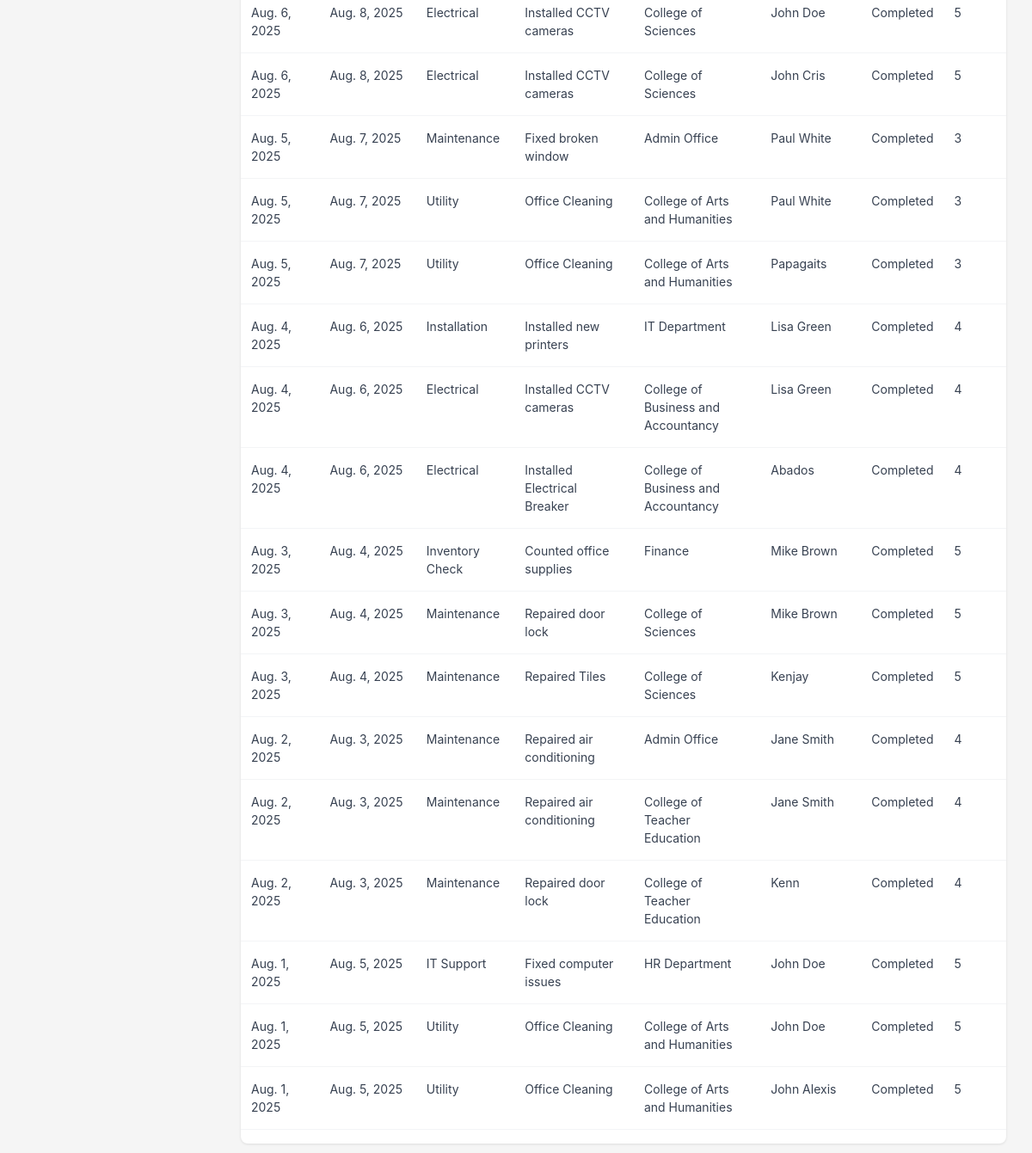
The page /reports/accomplishment-report/ (signed in, lower part) on the database as committed earlier.
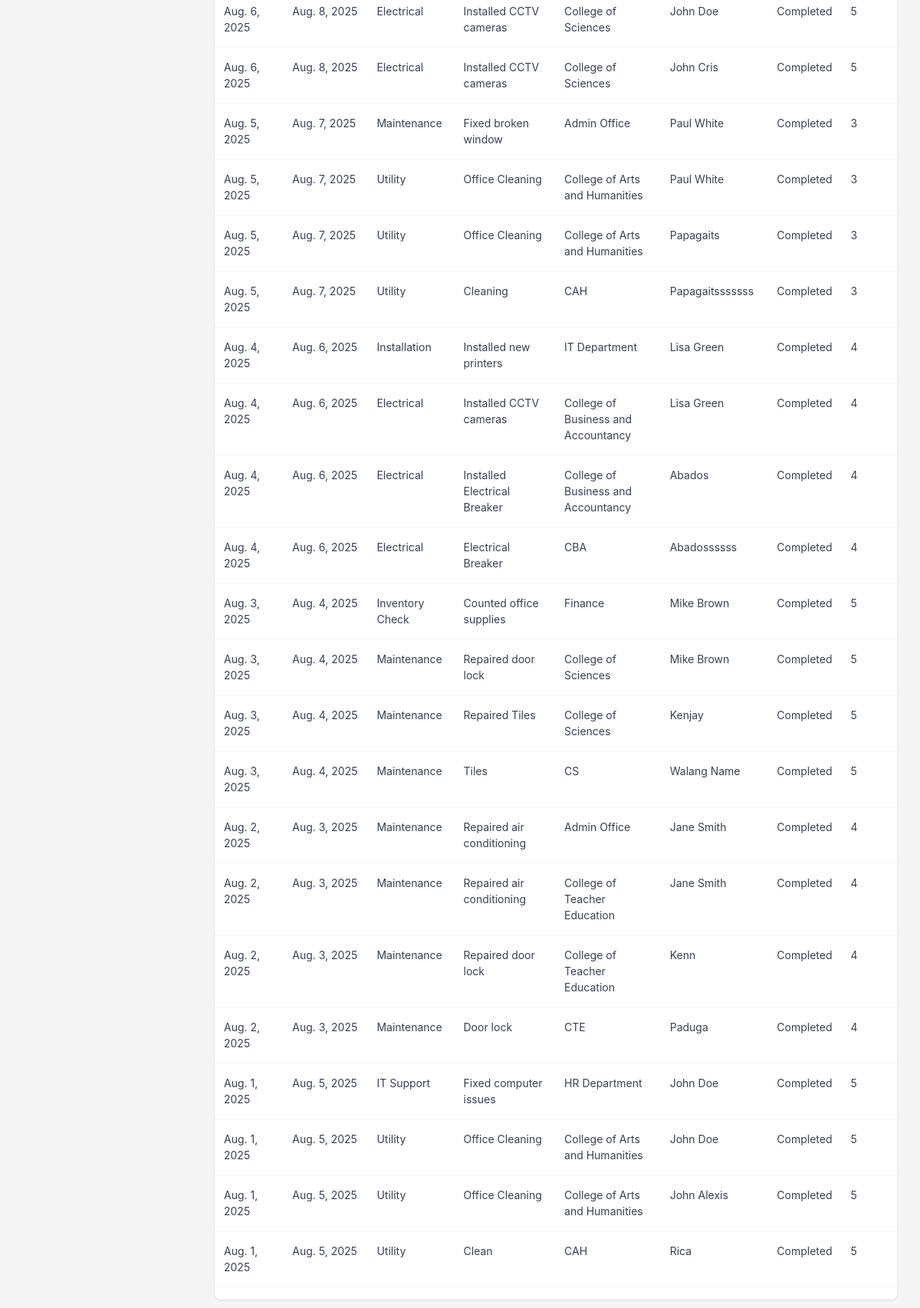
The same page on the database as committed later.
### reports/models.py (models this page shows, shortened)
class WorkAccomplishmentReport(models.Model):
    date_started = models.DateField()
    date_completed = models.DateField(null=True, blank=True)
    request_type = models.CharField(max_length=100)
    description = models.TextField()
    requesting_office = models.CharField(max_length=255)
    assigned_personnel = models.CharField(max_length=255)
    status = models.CharField(max_length=50)
    rating = models.CharField(max_length=50, null=True, blank=True)
    created_at = models.DateTimeField(auto_now_add=True)

### reports/views.py (the view)
# urls.py: path("accomplishment-report/", views.accomplishment_report, name="accomplishment_report"),
@login_required
def accomplishment_report(request):
    reports = WorkAccomplishmentReport.objects.all().order_by("-date_started")
    return render(
        request,
        "gso_office/accomplishment_report/accomplishment_report.html",
        {"reports": reports}
    )

### templates/gso_office/accomplishment_report/accomplishment_report.html (shortened to what this page needs)
{% extends "gso_office/gso_base_dashboard.html" %}
{% block main_content %}
<div class="table-container">
    <table class="table">
        <tbody>
            {% for report in reports %}
            <tr>
                <td>{{ report.date_started }}</td>
                <td>{{ report.date_completed|default:"-" }}</td>
                <td>{{ report.request_type }}</td>
                <td>{{ report.description }}</td>
                <td>{{ report.requesting_office }}</td>
                <td>{{ report.assigned_personnel }}</td>
                <td>{{ report.status }}</td>
                <td>{{ report.rating|default:"Not Rated" }}</td>
            </tr>
            {% empty %}
            <tr>
                <td colspan="8">No reports available</td>
            </tr>
            {% endfor %}
        </tbody>
        </table>
</div>
{% endblock %}

Rows that differ between the two databases and show on the page:
added WorkAccomplishmentReport: date_started "Aug. 5, 2025", date_completed "Aug. 7, 2025", request_type "Utility", description "Cleaning", requesting_office "CAH", assigned_personnel "Papagaitsssssss", status "Completed", rating "3"
added WorkAccomplishmentReport: date_started "Aug. 4, 2025", date_completed "Aug. 6, 2025", request_type "Electrical", description "Electrical Breaker", requesting_office "CBA", assigned_personnel "Abadossssss", status "Completed", rating "4"
added WorkAccomplishmentReport: date_started "Aug. 3, 2025", date_completed "Aug. 4, 2025", request_type "Maintenance", description "Tiles", requesting_office "CS", assigned_personnel "Walang Name", status "Completed", rating "5"
added WorkAccomplishmentReport: date_started "Aug. 2, 2025", date_completed "Aug. 3, 2025", request_type "Maintenance", description "Door lock", requesting_office "CTE", assigned_personnel "Paduga", status "Completed", rating "4"
added WorkAccomplishmentReport: date_started "Aug. 1, 2025", date_completed "Aug. 5, 2025", request_type "Utility", description "Clean", requesting_office "CAH", assigned_personnel "Rica", status "Completed", rating "5"
